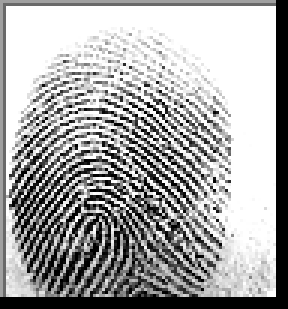
#> input picture SOCOFing/Real/125__M_Left_little_finger.BMP, 96 x 103 px, given in place of 150__M_Right_index_finger_Obl.BMP, which was not available (shown 3 times larger)
$ python main.py
#> lines starting #> are read from the running program, lines starting #| are printed output that depends on the picture; pictures that were not available may be replaced by others from this repository, and a replacement may not be noted
import os
import cv2
import numpy as np
import math

def mse(img1, img2):
    height, width = img1.shape
    gap = cv2.subtract(img1, img2)
    error = np.sum(gap ** 2)
    mse = error / (float(height * width))
    return mse, gap

goal = cv2.imread('SOCOFING/Altered/Altered-Hard/150__M_Right_index_finger_Obl.BMP')
#> goal is the input picture: shape (103, 96, 3); min 0, max 255, mean 167.3
goal = cv2.cvtColor(goal, cv2.COLOR_BGR2GRAY)
#> goal: shape (103, 96)

best_score = math.inf
fileName = None
gap_img = None

for file in os.listdir('SOCOFING/Real'):
   finger_print_img = cv2.imread('SOCOFING/Real/' + file)
   finger_print_img = cv2.cvtColor(finger_print_img, cv2.COLOR_BGR2GRAY)
   if(finger_print_img.shape != goal.shape):
       finger_print_img = cv2.resize(finger_print_img, (goal.shape[1], goal.shape[0]))
   score, gap = mse(goal, finger_print_img)
#> in mse, `gap = cv2.subtract(img1, img2)`: gap: shape (103, 96); every value is 0
#> in mse, `error = np.sum(gap ** 2)`: error = 0
#> score = 0
   if(score < best_score):
       best_score = score
#> best_score = 0
       fileName = file
       gap_img = gap
#> pass 2 of the loop `for file in os.listdir('SOCOFING/Real'):`:
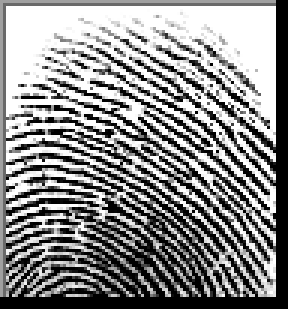
#> input picture SOCOFing/Real/139__M_Right_thumb_finger.BMP, 96 x 103 px, found by its file name (shown 3 times larger)
#> finger_print_img is the input picture: shape (103, 96, 3); min 0, max 255, mean 139.9
#> finger_print_img: shape (103, 96)
#> in mse (call 2), `gap = cv2.subtract(img1, img2)`:
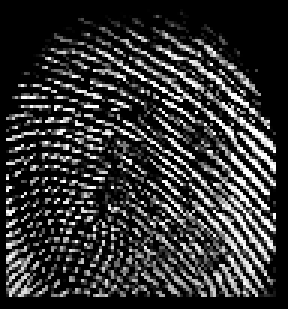
#> gap: shape (103, 96) (shown 3 times larger); min 0, max 255, mean 51
#> error = 409813
#> mse = 41.45
#> pass 3 of the loop `for file in os.listdir('SOCOFING/Real'):`:
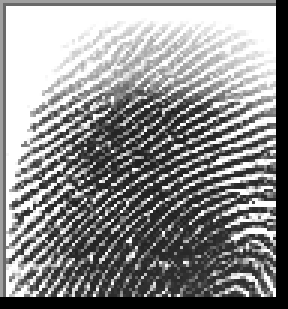
#> input picture SOCOFing/Real/141__F_Left_thumb_finger.BMP, 96 x 103 px, found by its file name (shown 3 times larger)
#> finger_print_img is the input picture: shape (103, 96, 3); min 0, max 255, mean 139.9
#> finger_print_img: shape (103, 96)
#> in mse (call 3), `gap = cv2.subtract(img1, img2)`:
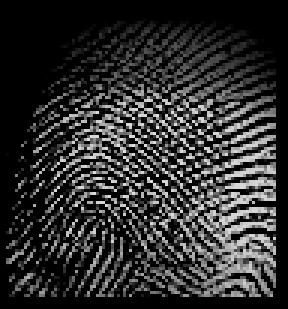
#> gap: shape (103, 96) (shown 3 times larger); min 0, max 224, mean 46.6
#> error = 493783
#> mse = 49.94
#> the loop made 4 passes; the first 3 are shown

print("Matching with file name: " + fileName)
print("Best score: " + str(best_score))
#| Best score: 0.0
cv2.imwrite('output/gap_img.BMP', gap)
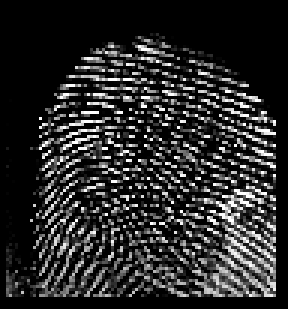
#> saved as gap_img.BMP: shape (103, 96) (shown 3 times larger); min 0, max 255, mean 42.6
matching_img = cv2.imread('SOCOFING/Real/' + fileName)
cv2.imwrite('output/matching_img.BMP', matching_img)
cv2.imshow("gap", gap_img)
cv2.waitKey(0)
cv2.destroyAllWindows()
